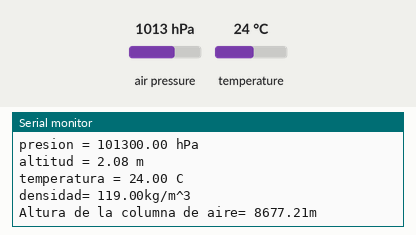
This sketch was run on a simulated Arduino Uno, built with avr-gcc and run on an emulated ATmega328P. Shown: the last lines printed to the serial monitor. The test bench sets the inputs (shaded band); at power-on: air pressure 1013 hPa, temperature 24 °C.

Above: at 1.2 s.
1.3 s: air pressure set to 952 hPa
At 1.67 s:
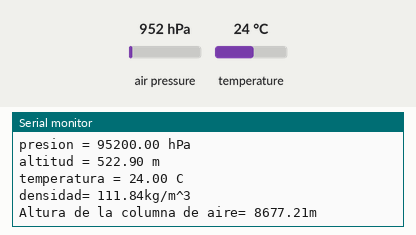
2.8 s: temperature set to 12 °C
At 3.38 s:
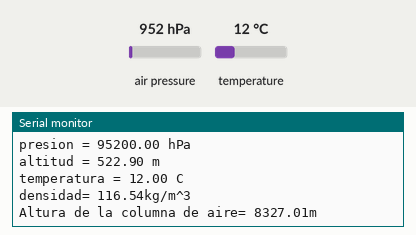
4.3 s: air pressure set to 1000 hPa
At 4.74 s:
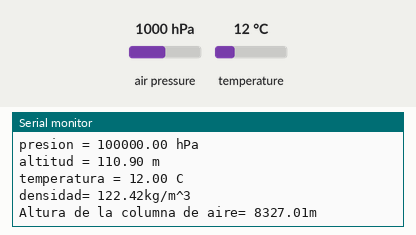
7.3 s: air pressure set to 975 hPa
At 7.83 s:
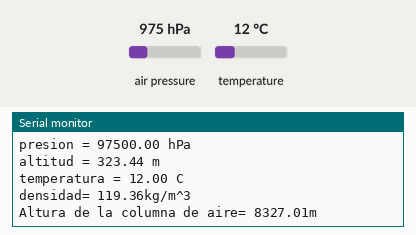
Timing chart, 0 to 10.3 s (numbered marks = the images above; inputs shaded):
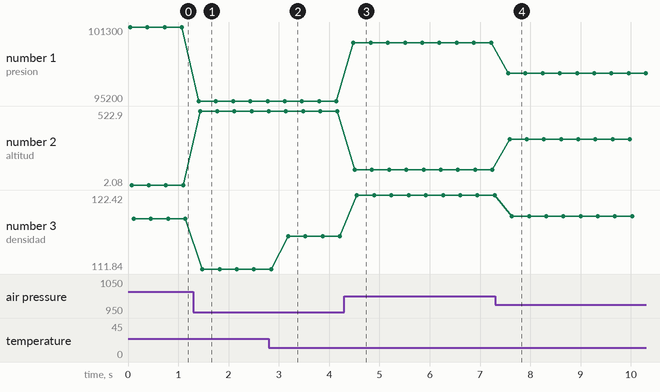

The sketch:

Sensor_presion.ino
```cpp
#include <Adafruit_MPL3115A2.h>

Adafruit_MPL3115A2 baro;
float presion,temperatura,densidad,densidad2,h;
void setup() {
  Serial.begin(9600);
  while(!Serial);
  Serial.println("Adafruit_MPL3115A2 test!");

  if (!baro.begin()) {
    Serial.println("Could not find sensor. Check wiring.");
    while(1);
  }

  // use to set sea level pressure for current location
  // this is needed for accurate altitude measurement
  // STD SLP = 1013.26 hPa
  baro.setSeaPressure(1013.26);
}

void loop() {
  float pressure = baro.getPressure();
  float altitude = baro.getAltitude();
  float temperature = baro.getTemperature();
  presion=pressure*0.0295;
  temperatura=temperature*1.8+32;
  densidad=0.075*(presion/29.92)*(530/(460+temperatura));
  densidad2=densidad*(0.454)*(1/0.0283);
  h=(pressure*100)/(densidad2*9.81);
  Serial.println("-----------------");
  Serial.print("presion = "); Serial.print(pressure); Serial.println(" hPa");
  Serial.print("altitud = "); Serial.print(altitude); Serial.println(" m");
  Serial.print("temperatura = "); Serial.print(temperature); Serial.println(" C");
  Serial.print("densidad= "); Serial.print(densidad2); Serial.println("kg/m^3");
  Serial.print("Altura de la columna de aire= "); Serial.print(h); Serial.println("m");


  delay(250);
}
```

Measured:
- after the input at 1.3 s, the serial monitor: prints a new line after 0.11 s (image 1)
- after the input at 2.8 s, the serial monitor: prints a new line after 0.36 s (image 2)
- after the input at 4.3 s, the serial monitor: prints a new line after 0.18 s (image 3)
- after the input at 7.3 s, the serial monitor: prints a new line after 0.26 s (image 4)
- plotted number 1: 101300 → 95200 after the input at 1.3 s, 95200 → 100000 after the input at 4.3 s, 100000 → 97500 after the input at 7.3 s
- plotted number 2: 2.08 → 522.9 after the input at 1.3 s, 522.9 → 110.9 after the input at 4.3 s, 110.9 → 323.44 after the input at 7.3 s
- plotted number 3: 119 → 111.84 after the input at 1.3 s, 111.84 → 116.54 after the input at 2.8 s, 116.54 → 122.42 after the input at 4.3 s, 122.42 → 119.36 after the input at 7.3 s
